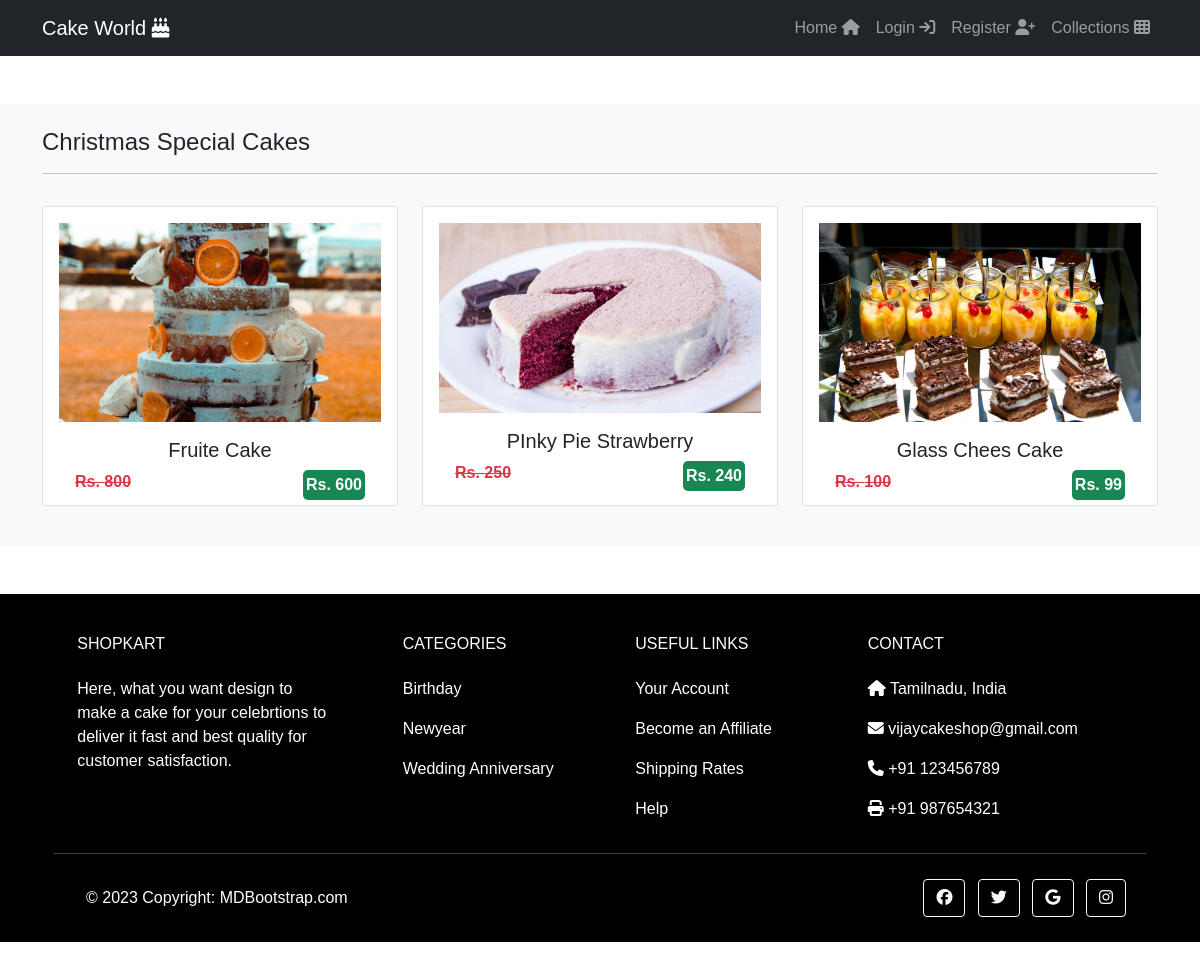
/collection/Christmas Special, run on the app's committed database.
### shop/models.py (models this page shows, shortened)
class Category(models.Model):
    name=models.CharField(max_length=200,null=False,blank=False)
    image=models.ImageField(upload_to=getFileName,null=True,blank=True)
    description=models.TextField(max_length=500,null=False,blank=False)
    status=models.BooleanField(default=False,help_text='0-show,1-hidden')
    created_at=models.DateTimeField(auto_now_add=True)

class Product(models.Model):
    category=models.ForeignKey(Category,on_delete=models.CASCADE)
    product_name=models.CharField(max_length=200,null=False,blank=False)
    vendor=models.CharField(max_length=200,null=False,blank=False)
    product_image=models.ImageField(upload_to=getFileName,null=True,blank=True)
    quantity=models.IntegerField(null=False,blank=False)
    original_price=models.FloatField(null=False,blank=False)
    selling_price=models.FloatField(null=False,blank=False)
    description=models.TextField(max_length=500,null=False,blank=False)
    status=models.BooleanField(default=False,help_text='0-show,1-hidden')
    created_at=models.DateTimeField(auto_now_add=True)

### shop/views.py (the view)
# urls.py: path('collection/<str:name>',views.collectionView,name='collectionView'),
def collectionView(request,name):
    if(Category.objects.filter(status=0,name=name)):
        products_details=Product.objects.filter(category__name=name)
        return render(request,'shop/products/index.html',{'products':products_details,'categoryName':name})
    else:
        messages.warning(request,'Category not found')
        return redirect('collections')

### shop/templates/shop/products/index.html (shortened to what this page needs)
{% extends "shop/layouts/main.html" %}
{% block content %}
<section class='bg-light py-4 my-5'>
    <div class="container">
        <div class="row">
            <div class="col-12">
                <h4 class="mb-3">{{categoryName}} Cakes</h4>
                <hr style="border-color: darkgrey;">
            </div>
            {% for i in products %}
            <div class="col-md-4">
                <div class="card my-3 p-3" style="height: 300px;" >
                    <img class="card-image-top cardImg h-75" src="{{i.product_image.url}}" alt="Categories" style="object-fit: cover;object-position: center;">
                    <a href='{% url "product_details" categoryName i.product_name %}'>
                    <div class="card-body">
                        <h5 class="card-title text-primary text-dark text-center">{{i.product_name}}</h5>
                        <p class="card-text">
                            <span class="float-start text-danger fw-bold"><s>Rs. {{i.original_price | stringformat:'d' }}</s></span>
                            <span class="float-end text-white bg-success fw-bold" style="border-radius: 5px; padding: 3px;">Rs. {{i.selling_price | stringformat:'d'}}</span>
                        </p>
                    </div>
                    </a>
                </div>
            </div>
            {% endfor %}
        </div>
    </div>
</section>
{% endblock content %}

### shop/static/css/style.css (style rules this page uses)
* { font-family: sans-serif; }
a { text-decoration: none; }

### data on the page
Category: name "Christmas Special"
Product: product_image (picture), product_name "Fruite Cake", original_price "800", selling_price "600"
Product: product_image (picture), product_name "PInky Pie Strawberry", original_price "250", selling_price "240"
Product: product_image (picture), product_name "Glass Chees Cake", original_price "100", selling_price "99"
